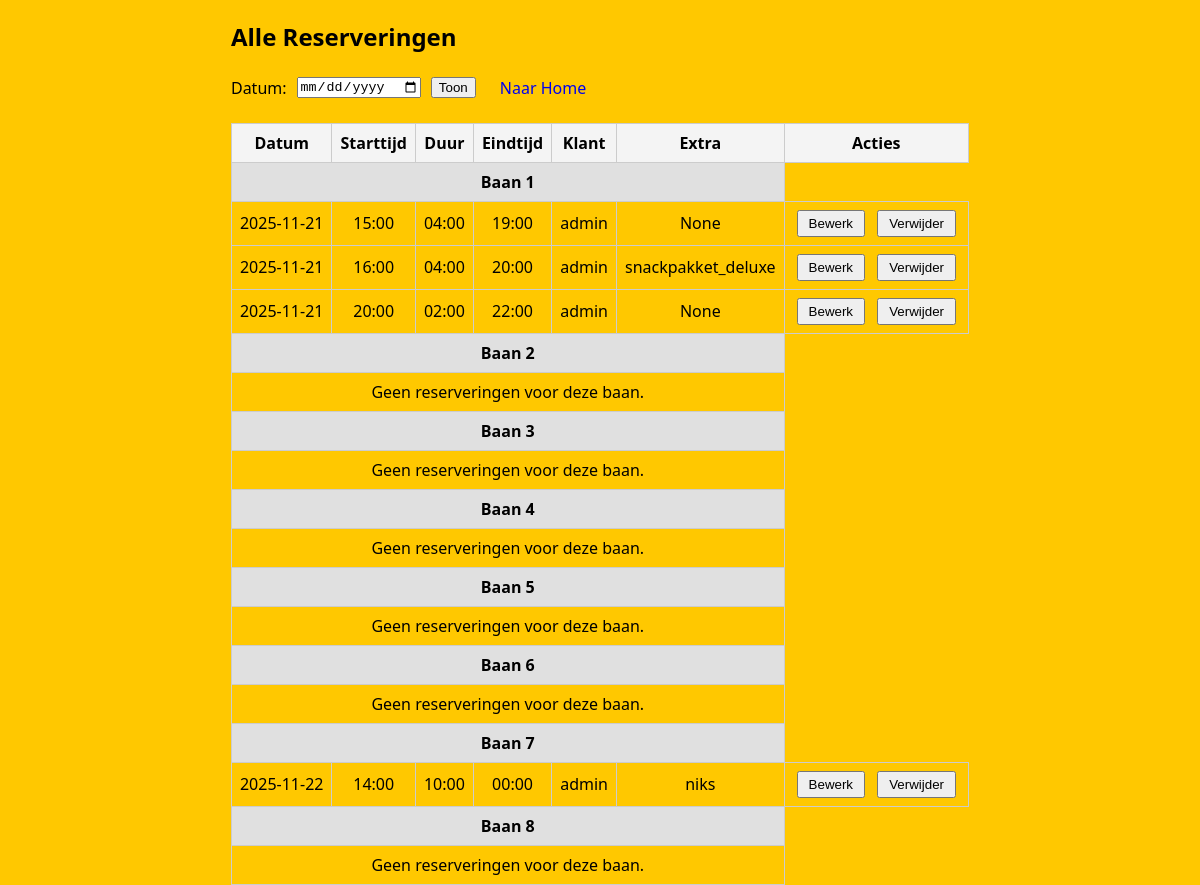
The app's page /reservations, older data.
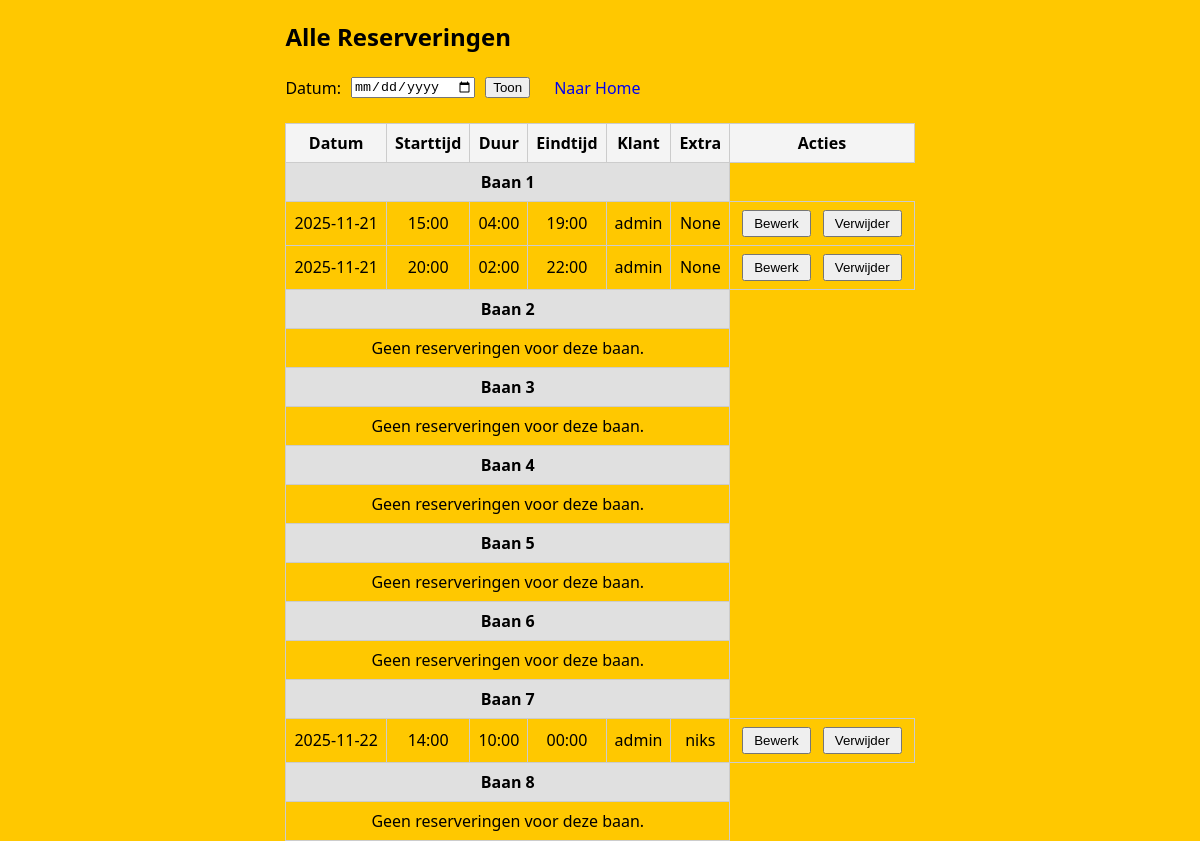
The same page, newer data.
### tables this page shows
CREATE TABLE lane_1 (
  id INTEGER PRIMARY KEY AUTOINCREMENT,
  start_iso TEXT NOT NULL,
  duration_minutes INTEGER NOT NULL,
  user_id INTEGER REFERENCES users(id),
  name TEXT NOT NULL,
  extra TEXT
);

CREATE TABLE lane_7 (
  id INTEGER PRIMARY KEY AUTOINCREMENT,
  start_iso TEXT NOT NULL,
  duration_minutes INTEGER NOT NULL,
  user_id INTEGER REFERENCES users(id),
  name TEXT NOT NULL,
  extra TEXT
);

### server.py (the view)
@app.route('/reservations')
def reservations():
    import sqlite3
    from flask import request
    filter_date = request.args.get('filter_date', '')
    conn = get_db_connection()
    reservations_data = {}
    for lane in range(1, 9):
        table = f'lane_{lane}'
        if filter_date:
            cur = conn.execute(f"SELECT * FROM {table} WHERE start_iso LIKE ? ORDER BY start_iso", (f'{filter_date}%',))
        else:
            cur = conn.execute(f'SELECT * FROM {table} ORDER BY start_iso')
        reservations_data[table] = cur.fetchall()
    conn.close()
    return render_template('reservations.html', reservations=reservations_data, filter_date=filter_date)

### server.py (called while the page is built)
def get_db_connection():
    conn = sqlite3.connect(str(DB_PATH))
    conn.row_factory = sqlite3.Row
    return conn

### Templates/reservations.html (shortened to what this page needs)
<!DOCTYPE html>
<html lang="en">
<head>
    <link rel="stylesheet" href="{{ url_for('styles', filename='reservations.css') }}">
</head>
<body>
    <div class="dashboard-container">
        <h2>Alle Reserveringen</h2>
        <form method="get" action="" style="display: flex; align-items: center; gap: 10px;">
            <label for="filter_date">Datum:</label>
            <input type="date" id="filter_date" name="filter_date" value="{{ filter_date|default('') }}">
            <button type="submit">Toon</button>
            <a href="{{ url_for('index') }}" class="action-btn" style="text-decoration: none;">Naar Home</a>
        </form>
        <table class="dashboard-table">
            <thead>
                <tr>
                    <th>Datum</th>
                    <th>Starttijd</th>
                    <th>Duur</th>
                    <th>Eindtijd</th>
                    <th>Klant</th>
                    <th>Extra</th>
                    <th>Acties</th>
                </tr>
            </thead>
            <tbody>
                {% for lane in range(1, 9) %}
                    <tr class="lane-header">
                        <td colspan="6">Baan {{ lane }}</td>
                    </tr>
                    {% set lane_table = 'lane_' ~ lane %}
                    {% set lane_reservations = reservations.get(lane_table, []) %}
                    {% if lane_reservations %}
                        {% for res in lane_reservations %}
                            {% if not filter_date or res.start_iso.split('T')[0] == filter_date %}
                            <tr>
                                <td>{{ res.start_iso.split('T')[0] }}</td>
                                <td>{{ res.start_iso.split('T')[1] }}</td>
                                <td>{% set h = res.duration_minutes // 60 %}{% set m = res.duration_minutes % 60 %}{{ '%02d' % h }}:{{ '%02d' % m }}</td>
                                <td>
                                    {% set start = res.start_iso.split('T')[1] %}
                                    {% set sh = start.split(':')[0]|int %}
                                    {% set sm = start.split(':')[1]|int %}
                                    {% set total = sh * 60 + sm + res.duration_minutes %}
                                    {% set eh = (total // 60) % 24 %}
                                    {% set em = total % 60 %}
                                    {{ '%02d' % eh }}:{{ '%02d' % em }}
                                </td>
                                <td>{{ res.name }}</td>
                                <td>{{ res.extra }}</td>
                                <td>
                                    <form method="get" action="{{ url_for('edit_reservation') }}" style="display:inline;">
                                        <button class="action-btn" type="submit">Bewerk</button>
                                    </form>
                                    <form method="post" action="{{ url_for('delete_reservation') }}" style="display:inline;" onsubmit="return confirm('Weet je zeker dat je deze reservering wilt verwijderen?');">
                                        <button class="action-btn" type="submit">Verwijder</button>
                                    </form>
                                </td>
                            </tr>
                            {% endif %}
                        {% endfor %}
                    {% else %}
                        <tr>
                            <td colspan="6">Geen reserveringen voor deze baan.</td>
                        </tr>
                    {% endif %}
                {% endfor %}
            </tbody>
        </table>
    </div>
</body>
</html>

Row changes from the older to the newer data that the page shows:
removed lane_1: start_iso "2025-11-21", start_iso "16:00", h "04", m "00", eh "20", em "00", name "admin", extra "snackpakket_deluxe"
